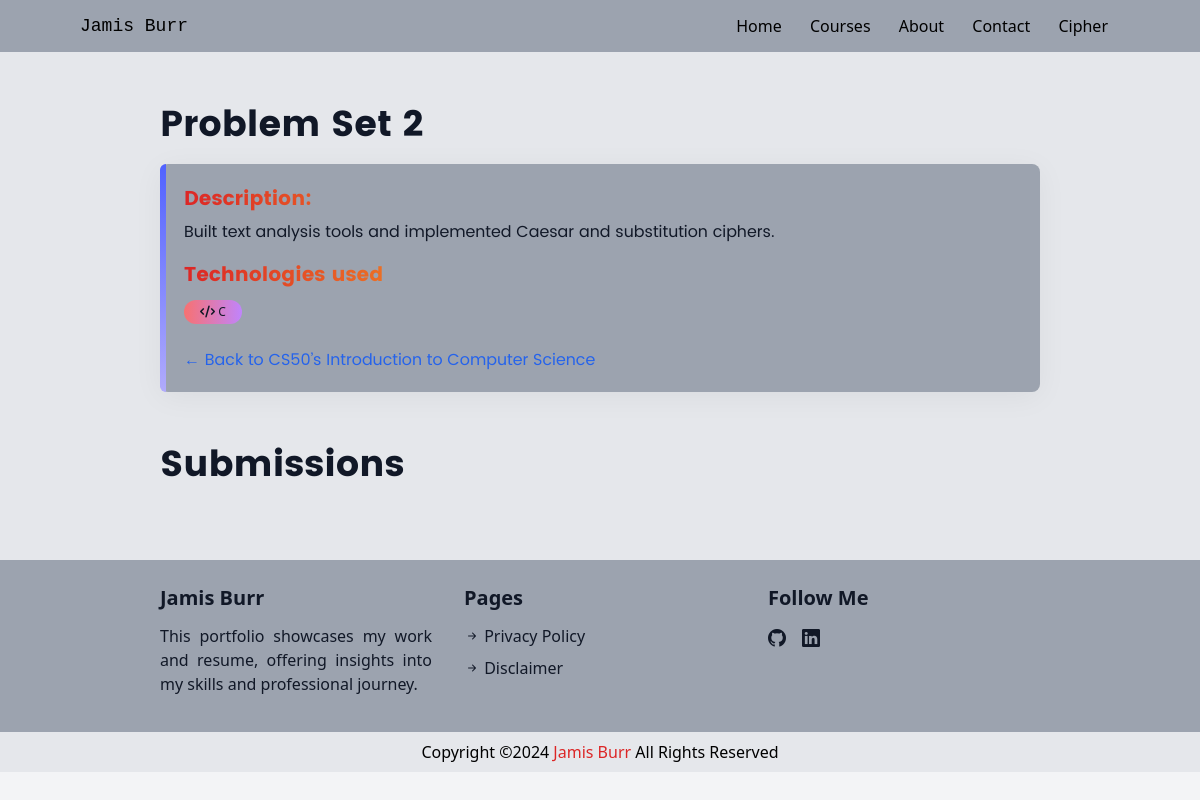
/courses/cs50x/problem-sets/problem-set-2/, run on an earlier commit of the app's database.
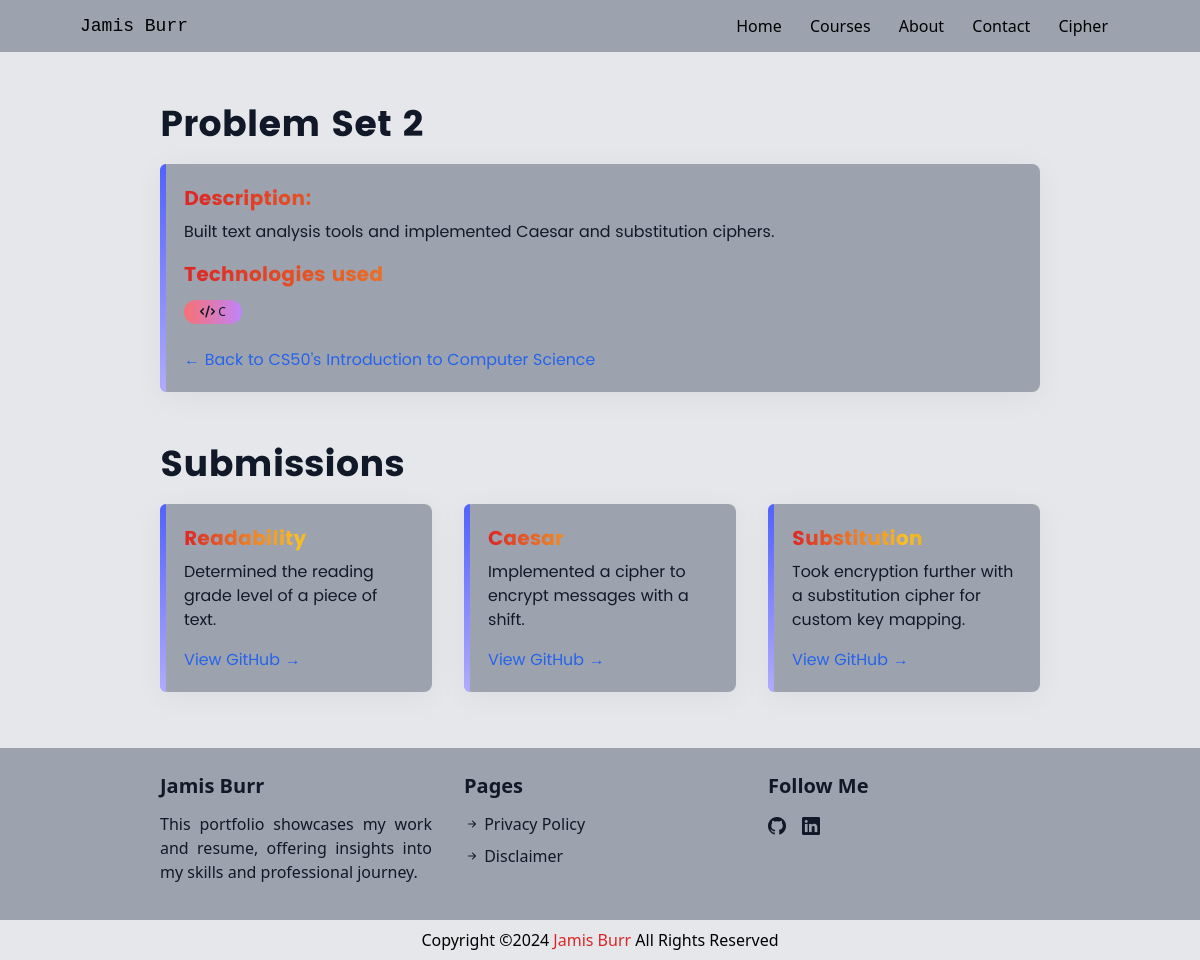
And on a later commit of the database.
### portfolio_content/models.py (models this page shows, shortened)
class ProblemSet(models.Model):
    title = models.CharField(max_length=200)
    description = models.TextField()
    technologies = models.ManyToManyField(Technology, related_name="problem_sets")
    course = models.ForeignKey(Course, on_delete=models.CASCADE, related_name="problem_sets")
    slug = models.SlugField(blank=True)
    class Meta:
        verbose_name_plural = "Problem Sets"  # Correct plural display in the admin panel

class Technology(models.Model):
    name = models.CharField(max_length=50)
    icon = models.CharField(max_length=100, blank=True, null=True)  # Store FontAwesome class for the icon
    class Meta:
        db_table = 'Technologies'  # Ensure correct database table name
        verbose_name_plural = "Technologies"  # Correct plural display in the admin panel

class Course(models.Model):
    name = models.CharField(max_length=200)
    description = models.TextField(blank=True, null=True)
    technologies = models.ManyToManyField(Technology, related_name="courses")  # ManyToManyField
    slug = models.SlugField(blank=True)

class Submission(models.Model):
    title = models.CharField(max_length=200)
    description = models.TextField(blank=True, null=True)
    submission_link = models.URLField()
    lab = models.ForeignKey(
        "Lab",
        on_delete=models.CASCADE,
        related_name="submissions",
        blank=True,
        null=True,  # Allow it to be optional
    )
    problem_set = models.ForeignKey(
        "ProblemSet",
        on_delete=models.CASCADE,
        related_name="submissions",
        blank=True,
        null=True,  # Allow null values
    )
    project = models.ForeignKey(
        "Project",
        on_delete=models.CASCADE,
        related_name="submissions",
        blank=True,
        null=True,  # Allow null values
    )
    final_project = models.ForeignKey(
        "FinalProject",
        on_delete=models.CASCADE,
        related_name="submissions",
        blank=True,
        null=True,  # Allow it to be optional
    )
    created_at = models.DateTimeField(auto_now_add=True)

### portfolio_content/views.py (the view)
# urls.py: path('courses/<slug:course_slug>/problem-sets/<slug:problem_set_slug>/', views.problem_set_details, name='problem_set_details'),  # Problem Set detail page
@cache_page(60 * 60)
def problem_set_details(request, course_slug, problem_set_slug):
    course = get_object_or_404(Course, slug=course_slug)
    problem_set = get_object_or_404(ProblemSet, slug=problem_set_slug, course=course)
    submissions = problem_set.submissions.all()
    context = {
        'course': course,
        'problem_set': problem_set,
        'submissions': submissions,
    }
    return render(request, 'problem_set_details.html', context)

### templates/problem_set_details.html (shortened to what this page needs)
{% extends "layout.html" %}
{% block content %}
<div class='bg-gray-200 dark:bg-gray-800 text-gray-900 dark:text-gray-100 pt-8 px-5 md:px-20 lg:px-40 xl:px-60'>
    <p style="font-family: Poppins-Bold" class='text-4xl font-extrabold py-5 text-center md:text-start'>{{ problem_set.title }}</p>
    <div style="box-shadow:0 5px 30px 0 rgba(0,0,0,.05); position: relative;" class='bg-gray-400 dark:bg-gray-900 py-5 pl-6 pr-5 rounded-lg'>
        <div style="position: absolute; top: 0; left: 0; bottom: 0; width: 6px; border-radius: 6px 0 0 6px;
            background: linear-gradient(to bottom, #5062ff, #b1abfc);"
            class="dark:hidden">
        </div>
        <p style="font-family: Poppins-Bold" class="text-xl text-transparent bg-clip-text bg-gradient-to-r from-red-600 via-amber-400 to-amber-700 dark:from-cyan-200 dark:via-blue-300 dark:to-blue-600">Description:</p>
        <p style="font-family: Poppins" class="text-gray-900 dark:text-gray-300 pt-2">{{ problem_set.description }}</p>
        <p style="font-family: Poppins-Bold" class="pt-4 text-xl text-transparent bg-clip-text bg-gradient-to-r from-red-600 via-amber-400 to-amber-700 dark:from-cyan-200 dark:via-blue-300 dark:to-blue-600">Technologies used</p>
        <div class='flex flex-wrap gap-2 pt-3 pb-1'>
            {% for tech in problem_set.technologies.all %}
            <span class='text-xs bg-gradient-to-r from-red-400 to-purple-400 dark:from-blue-500 dark:from-blue-500 dark:to-purple-500 py-1 px-4 rounded-full'>
                <i class="{{ tech.icon }}"></i> {{ tech.name }}
            </span>
            {% endfor %}
        </div>
        <a href="/courses/{{ course.slug }}/" style="font-family: 'Poppins';" class="text-blue-600 dark:text-yellow-200 pt-5 hover:underline block">← Back to {{ course.name }}</a>
    </div>
</div>
<div class='bg-gray-200 dark:bg-gray-800 text-gray-900 dark:text-gray-100 pt-8 pb-14 px-5 md:px-20 lg:px-40 xl:px-60'>
    <p style="font-family: Poppins-Bold" class='text-4xl font-extrabold py-5 text-center md:text-start'>Submissions</p>
    <div class="grid grid-cols-1 sm:grid-cols-2 lg:grid-cols-3 gap-8">
        {% for submission in submissions %}
        <div style="box-shadow: 0 5px 30px 0 rgba(0,0,0,.05); position: relative;" class='bg-gray-400 dark:bg-gray-900 py-5 pl-6 pr-5 rounded-lg flex flex-col justify-between'>
            <div style="position: absolute; top: 0; left: 0; bottom: 0; width: 6px; border-radius: 6px 0 0 6px;
                background: linear-gradient(to bottom, #5062ff, #b1abfc);"
                class="dark:hidden">
            </div>
            <p style="font-family: Poppins-Bold" class="text-xl text-transparent bg-clip-text bg-gradient-to-r from-red-600 via-amber-400 to-amber-700 dark:from-cyan-200 dark:via-blue-300 dark:to-blue-600">{{ submission.title }}</p>
            <p style="font-family: Poppins" class="pt-2 flex-grow text-gray-900 dark:text-gray-300">{{ submission.description }}</p>
            {% if submission.submission_link %}
            <a href="{{ submission.submission_link }}" target="_blank" style="font-family: 'Poppins';" class="text-blue-600 dark:text-yellow-200 pt-4 hover:underline block">View GitHub →</a>
            {% endif %}
        </div>
        {% endfor %}
    </div>
</div>
{% endblock %}

### templates/layout.html (shortened to what this page needs)
{% load static %}
<!DOCTYPE html>
<html lang="en" class="bg-gray-100 dark:bg-gray-900">
<head>
    <link rel="stylesheet" href="https://cdn.jsdelivr.net/npm/bootstrap-icons@1.10.3/font/bootstrap-icons.css">
    <link rel="stylesheet" href="https://cdnjs.cloudflare.com/ajax/libs/font-awesome/6.2.1/css/all.min.css"
>
    <link href="{% static 'css/dist/styles.css' %}" rel="stylesheet">
    <link href="{% static 'css/custom.css' %}" rel="stylesheet">
    <link href="{% static 'css/index.css' %}" rel="stylesheet">
</head>
<body class="bg-gray-200 dark:bg-gray-900 text-gray-900 dark:text-gray-100">
    <nav class="nav bg-gray-400 dark:bg-gray-900 text-black dark:text-white flex justify-between items-center p-3 px-8 md:px-20">
        <p class="text-lg font-mono">Jamis Burr</p>
        <div class="hidden md:block text-gray-900 dark:text-gray-100">
            <a href="/" class="p-2 px-3 my-1 text-black dark:text-white rounded-[8px] hover:bg-gray-300 dark:hover:bg-gray-800">Home</a>
            <a href="/courses/" class="p-2 px-3 my-1 text-black dark:text-white rounded-[8px] hover:bg-gray-300 dark:hover:bg-gray-800">Courses</a>
            <a href="/about" class="p-2 px-3 my-1 text-black dark:text-white rounded-[8px] hover:bg-gray-300 dark:hover:bg-gray-800">About</a>
            <a href="/contact/" class="p-2 px-3 my-1 text-black dark:text-white rounded-[8px] hover:bg-gray-300 dark:hover:bg-gray-800">Contact</a>
            <a href="/level-one/" class="p-2 px-3 my-1 text-black dark:text-white rounded-[8px] hover:bg-gray-300 dark:hover:bg-gray-800">Cipher</a>
        </div>
    </nav>
    {% block content %}{% endblock %}
    <footer class="bg-gray-400 dark:bg-gray-900 text-gray-900 dark:text-gray-300 p-6 md:px-20 lg:px-40 xl:px-60 py-6">
        <div class="grid grid-cols-1 md:grid-cols-3 gap-8">
            <div class="portfolio-name max-w-sm">
                <p class="text-lg md:text-xl font-bold">Jamis Burr</p>
                <p class="my-3 text-sm md:text-base text-justify">
                    This portfolio showcases my work and resume, offering insights into my skills and professional journey.
                </p>
            </div>
            <div class="pages max-w-sm">
                <p class="text-lg md:text-xl font-bold">Pages</p>
                <ul class="my-3 space-y-2">
                    <li><a href="/" class="hover:text-blue-300 text-sm md:text-base"><i class="bi bi-arrow-right-short"></i> Privacy Policy</a></li>
                    <li><a href="/" class="hover:text-blue-300 text-sm md:text-base"><i class="bi bi-arrow-right-short"></i> Disclaimer</a></li>
                </ul>
            </div>
            <div class="socials max-w-sm">
                <p class="text-lg md:text-xl font-bold">Follow Me</p>
                <ul class="my-3 flex space-x-4 text-lg">
                    <li><a href="/" class="hover:text-blue-100"><i class="bi bi-github"></i></a></li>
                    <li><a href="/" class="hover:text-blue-100"><i class="bi bi-linkedin"></i></a></li>
                </ul>
            </div>
        </div>
    </footer>
    <div class="bg-gray-200 dark:bg-slate-800 text-black dark:text-white text-justify flex justify-center items-center">
        <p class="p-2">Copyright &copy;<script>document.write(new Date().getFullYear())</script>
            <span class="text-red-600 dark:text-blue-300 text-justify"><a href="/" target="_blank">Jamis Burr</a></span> All Rights Reserved
        </p>
    </div>
</body>
</html>

### static/css/custom.css (style rules this page uses)
html { scrollbar-width: none; }

What changed in the data, as far as the page shows it:
added Submission: description "Determined the reading grade level of a piece of text."
added Submission: description "Implemented a cipher to encrypt messages with a shift."
added Submission: description "Took encryption further with a substitution cipher for custom key mapping."
